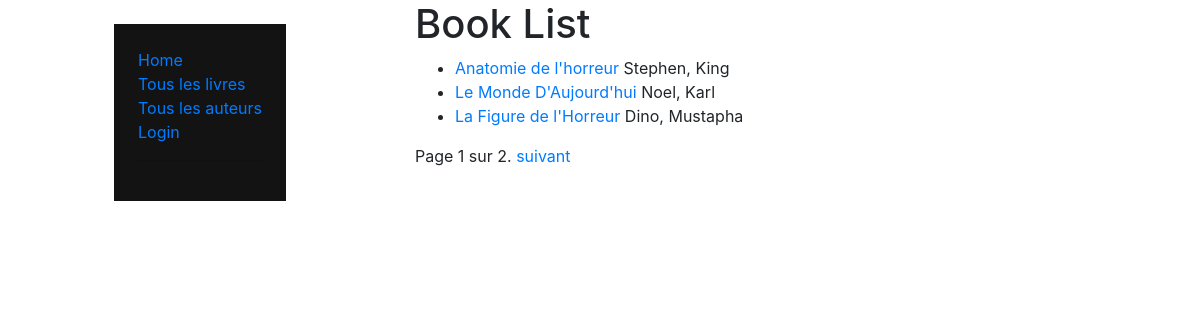
/catalog/books/, run on the app's committed database.
### Catalog/models.py (models this page shows, shortened)
class Book(models.Model):
    title = models.CharField(max_length=100)
    author = models.ForeignKey('Author', on_delete=models.CASCADE, null=True)
    summary = models.TextField(max_length=1000, help_text="Entrer une breve description du livre")
    isbn = models.CharField('ISBN', max_length=13, help_text="Saisir le numero ISBN du livre")
    genre = models.ManyToManyField('Genre', help_text="Saisir le genre litteraire du livre")
    language = models.ForeignKey('Language', on_delete=models.SET_NULL, null=True)
    def get_absolute_url(self):
        return reverse("Catalog:book-detail", args=[str(self.id)])
    def display_genre(self):
        return ' , '.join(genre.name for genre in self.genre.all()[:3])
    display_genre.short_description = 'Genre'

class Author(models.Model):
    first_name = models.CharField(max_length=150)
    last_name = models.CharField(max_length=150)
    date_of_birth = models.DateField(null=True, blank=True)
    date_of_death = models.DateField('Died', blank=True, null=True)
    class Meta:
        ordering = ['last_name', 'first_name']
    def __str__(self):
        return f'{self.last_name}, {self.first_name}'

### Catalog/views.py (the view)
# urls.py: path('books/', views.BookListView.as_view(), name='books'),
class BookListView(ListView):
    model = Book
    paginate_by = 3

### Catalog/templates/catalog/book_list.html
{% extends 'base.html' %}
{% block content %}
<h1>Book List</h1>
{% if book_list %}
<ul>
    {% for book in book_list %}
    <li><a href="{{book.get_absolute_url}}">{{book.title}}</a>
        {{book.author}}
    </li>
    {% endfor %}
</ul>
{% else %}
    <p>Il n'y a pas de livre disponibles dans la librairie.</p>
{% endif %}
{% endblock %}

### data on the page
Book: title "Anatomie de l'horreur", author "Stephen, King"
Book: title "Le Monde D'Aujourd'hui", author "Noel, Karl"
Book: title "La Figure de l'Horreur", author "Dino, Mustapha"

### other printed values
{{ page_obj.number }} "1"
{{ page_obj.paginator.num_pages }} "2"
